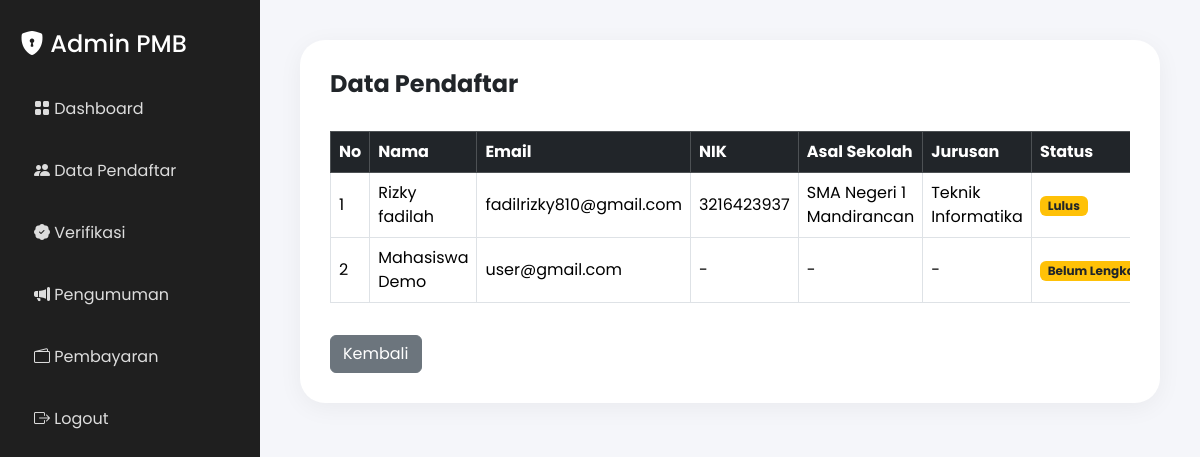
The app's page /admin/pendaftaran.php (signed in) with its own data.
### tables this page shows
CREATE TABLE `pendaftaran` (
  `id` int(11) NOT NULL,
  `user_id` int(11) NOT NULL,
  `nik` varchar(20) DEFAULT NULL,
  `nisn` varchar(20) DEFAULT NULL,
  `tempat_lahir` varchar(100) DEFAULT NULL,
  `tanggal_lahir` date DEFAULT NULL,
  `jenis_kelamin` enum('Laki-laki','Perempuan') DEFAULT NULL,
  `no_hp` varchar(20) DEFAULT NULL,
  `alamat` text DEFAULT NULL,
  `asal_sekolah` varchar(150) DEFAULT NULL,
  `jurusan` varchar(100) DEFAULT NULL,
  `status` enum('Belum Lengkap','Menunggu Verifikasi','Lolos Berkas','Ditolak','Lulus','Tidak Lulus') DEFAULT 'Belum Lengkap',
  `created_at` timestamp NOT NULL DEFAULT current_timestamp()
);

CREATE TABLE `users` (
  `id` int(11) NOT NULL,
  `nama` varchar(100) NOT NULL,
  `email` varchar(100) NOT NULL,
  `password` varchar(255) NOT NULL,
  `role` enum('admin','user') DEFAULT 'user',
  `created_at` timestamp NOT NULL DEFAULT current_timestamp()
);

### admin/pendaftaran.php (the view, shortened to what this page needs)
<?php
require_once __DIR__ . '/../config/koneksi.php';
$query = mysqli_query($conn, "SELECT users.id, users.nama, users.email, pendaftaran.jurusan, pendaftaran.status, pendaftaran.nik, pendaftaran.asal_sekolah FROM users LEFT JOIN pendaftaran ON users.id = pendaftaran.user_id WHERE users.role='user' ORDER BY users.id DESC");
?>
<!DOCTYPE html>
<html lang="id">
<head>
    <link href="https://cdn.jsdelivr.net/npm/bootstrap@5.3.3/dist/css/bootstrap.min.css" rel="stylesheet">
    <link rel="stylesheet" href="https://cdn.jsdelivr.net/npm/bootstrap-icons@1.11.3/font/bootstrap-icons.min.css">
</head>
<body>
    <div class="sidebar">
        <h4 class="mb-4 text-white"><i class="bi bi-shield-lock-fill"></i> Admin PMB</h4>
        <a href="dashboard.php"><i class="bi bi-grid-fill"></i> Dashboard</a>
        <a href="pendaftar.php" class="active"><i class="bi bi-people-fill"></i> Data Pendaftar</a>
        <a href="verifikasi.php"><i class="bi bi-patch-check-fill"></i> Verifikasi</a>
        <a href="pengumuman.php"><i class="bi bi-megaphone-fill"></i> Pengumuman</a>
        <a href="pembayaran.php"><i class="bi bi-wallet2"></i> Pembayaran</a>
        <a href="../auth/logout.php"><i class="bi bi-box-arrow-right"></i> Logout</a>
    </div>
    <div class="content">
        <div class="table-card">
            <div class="d-flex justify-content-between align-items-center mb-4">
                <h4 class="fw-bold">Data Pendaftar</h4>
            </div>
            <div class="table-responsive">
                <table class="table table-bordered align-middle">
                    <thead class="table-dark">
                        <tr>
                            <th>No</th>
                            <th>Nama</th>
                            <th>Email</th>
                            <th>NIK</th>
                            <th>Asal Sekolah</th>
                            <th>Jurusan</th>
                            <th>Status</th>
                        </tr>
                    </thead>
                    <tbody>
                        <?php $no = 1;
                        while ($d = mysqli_fetch_assoc($query)) { ?>
                            <tr>
                                <td><?= $no++; ?></td>
                                <td><?= $d['nama']; ?></td>
                                <td><?= $d['email']; ?></td>
                                <td><?= $d['nik'] ?? '-'; ?></td>
                                <td><?= $d['asal_sekolah'] ?? '-'; ?></td>
                                <td><?= $d['jurusan'] ?? '-'; ?></td>
                                <td><span class="badge bg-warning text-dark"><?= $d['status'] ?? 'Belum Lengkap'; ?></span></td>
                            </tr>
                        <?php } ?>
                    </tbody>
                </table>
            </div>
            <a href="dashboard.php" class="btn btn-secondary mt-3">Kembali</a>
        </div>
    </div>
</body>
</html>

### admin/pendaftaran.php (style rules this page uses)
body { font-family: 'Poppins', sans-serif; background: #f5f6fa; }
.sidebar { width: 260px; height: 100vh; position: fixed; background: #1f1f1f; padding: 30px 20px; }
.sidebar a { display: block; color: #ddd; text-decoration: none; padding: 14px; border-radius: 12px; margin-bottom: 10px; }
.content { margin-left: 260px; padding: 40px; }
.table-card { background: white; border-radius: 25px; padding: 30px; box-shadow: 0 5px 25px rgba(0, 0, 0, 0.05); }

### records on screen
pendaftaran: user.nama "Rizky fadilah", user.email "fadilrizky810@gmail.com", nik "3216423937", asal_sekolah "SMA Negeri 1 Mandirancan", jurusan "Teknik Informatika", status "Lulus"
users: nama "Mahasiswa Demo", email "user@gmail.com", nik "-", asal_sekolah "-", jurusan "-", status "Belum…"
